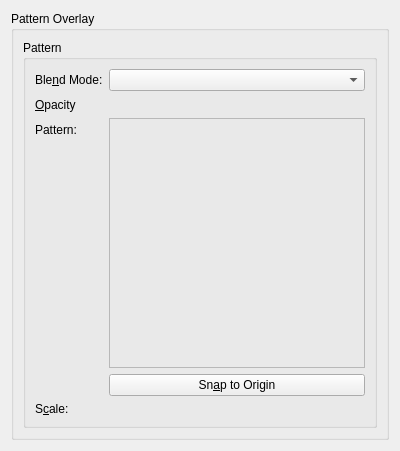
<?xml version="1.0" encoding="UTF-8"?>
<ui version="4.0">
 <class>WdgPatternOverlay</class>
 <widget class="QWidget" name="WdgPatternOverlay">
  <property name="geometry">
   <rect>
    <x>0</x>
    <y>0</y>
    <width>400</width>
    <height>403</height>
   </rect>
  </property>
  <property name="windowTitle">
   <string>Form</string>
  </property>
  <layout class="QGridLayout" name="gridLayout">
   <item row="0" column="0">
    <widget class="QGroupBox" name="groupBox">
     <property name="title">
      <string>Pattern Overlay</string>
     </property>
     <layout class="QVBoxLayout" name="verticalLayout_2">
      <item>
       <widget class="QGroupBox" name="groupBox_2">
        <property name="title">
         <string>Pattern</string>
        </property>
        <layout class="QFormLayout" name="formLayout">
         <property name="fieldGrowthPolicy">
          <enum>QFormLayout::AllNonFixedFieldsGrow</enum>
         </property>
         <item row="0" column="0">
          <widget class="QLabel" name="label_13">
           <property name="text">
            <string>Ble&amp;nd Mode:</string>
           </property>
           <property name="buddy">
            <cstring>cmbCompositeOp</cstring>
           </property>
          </widget>
         </item>
         <item row="0" column="1">
          <widget class="KisCompositeOpComboBox" name="cmbCompositeOp">
           <property name="toolTip">
            <string>Set the blend mode for the layer</string>
           </property>
          </widget>
         </item>
         <item row="1" column="0">
          <widget class="QLabel" name="label_14">
           <property name="text">
            <string>&amp;Opacity</string>
           </property>
           <property name="buddy">
            <cstring>doubleOpacity</cstring>
           </property>
          </widget>
         </item>
         <item row="1" column="1">
          <widget class="KisDoubleSliderSpinBox" name="doubleOpacity" native="true">
           <property name="sizePolicy">
            <sizepolicy hsizetype="MinimumExpanding" vsizetype="Minimum">
             <horstretch>0</horstretch>
             <verstretch>0</verstretch>
            </sizepolicy>
           </property>
           <property name="minimumSize">
            <size>
             <width>10</width>
             <height>15</height>
            </size>
           </property>
           <property name="toolTip">
            <string>Set the master opacity for the layer</string>
           </property>
           <property name="whatsThis">
            <string>Adjust the transparency of the layer</string>
           </property>
          </widget>
         </item>
         <item row="2" column="0">
          <widget class="QLabel" name="label">
           <property name="text">
            <string>Pattern:</string>
           </property>
          </widget>
         </item>
         <item row="2" column="1">
          <layout class="QVBoxLayout" name="verticalLayout">
           <item>
            <widget class="KisPatternChooser" name="patternChooser">
             <property name="sizePolicy">
              <sizepolicy hsizetype="Expanding" vsizetype="Expanding">
               <horstretch>0</horstretch>
               <verstretch>0</verstretch>
              </sizepolicy>
             </property>
             <property name="minimumSize">
              <size>
               <width>250</width>
               <height>250</height>
              </size>
             </property>
             <property name="frameShape">
              <enum>QFrame::StyledPanel</enum>
             </property>
             <property name="frameShadow">
              <enum>QFrame::Raised</enum>
             </property>
            </widget>
           </item>
           <item>
            <widget class="QPushButton" name="bnSnapToOrigin">
             <property name="text">
              <string>Sn&amp;ap to Origin</string>
             </property>
            </widget>
           </item>
          </layout>
         </item>
         <item row="3" column="0">
          <widget class="QLabel" name="label_8">
           <property name="text">
            <string>S&amp;cale:</string>
           </property>
           <property name="buddy">
            <cstring>intScale</cstring>
           </property>
          </widget>
         </item>
         <item row="3" column="1">
          <widget class="KisSliderSpinBox" name="intScale" native="true">
           <property name="toolTip">
            <string>Set size of gradation</string>
           </property>
          </widget>
         </item>
        </layout>
       </widget>
      </item>
      <item>
       <spacer name="verticalSpacer">
        <property name="orientation">
         <enum>Qt::Vertical</enum>
        </property>
        <property name="sizeHint" stdset="0">
         <size>
          <width>20</width>
          <height>40</height>
         </size>
        </property>
       </spacer>
      </item>
     </layout>
    </widget>
   </item>
  </layout>
 </widget>
 <customwidgets>
  <customwidget>
   <class>KisCompositeOpComboBox</class>
   <extends>QComboBox</extends>
   <header location="global">kis_cmb_composite.h</header>
  </customwidget>
  <customwidget>
   <class>KisDoubleSliderSpinBox</class>
   <extends>QWidget</extends>
   <header>kis_slider_spin_box.h</header>
  </customwidget>
  <customwidget>
   <class>KisSliderSpinBox</class>
   <extends>QWidget</extends>
   <header location="global">kis_slider_spin_box.h</header>
   <container>1</container>
  </customwidget>
  <customwidget>
   <class>KisPatternChooser</class>
   <extends>QFrame</extends>
   <header location="global">kis_pattern_chooser.h</header>
   <container>1</container>
  </customwidget>
 </customwidgets>
 <resources/>
 <connections/>
</ui>
